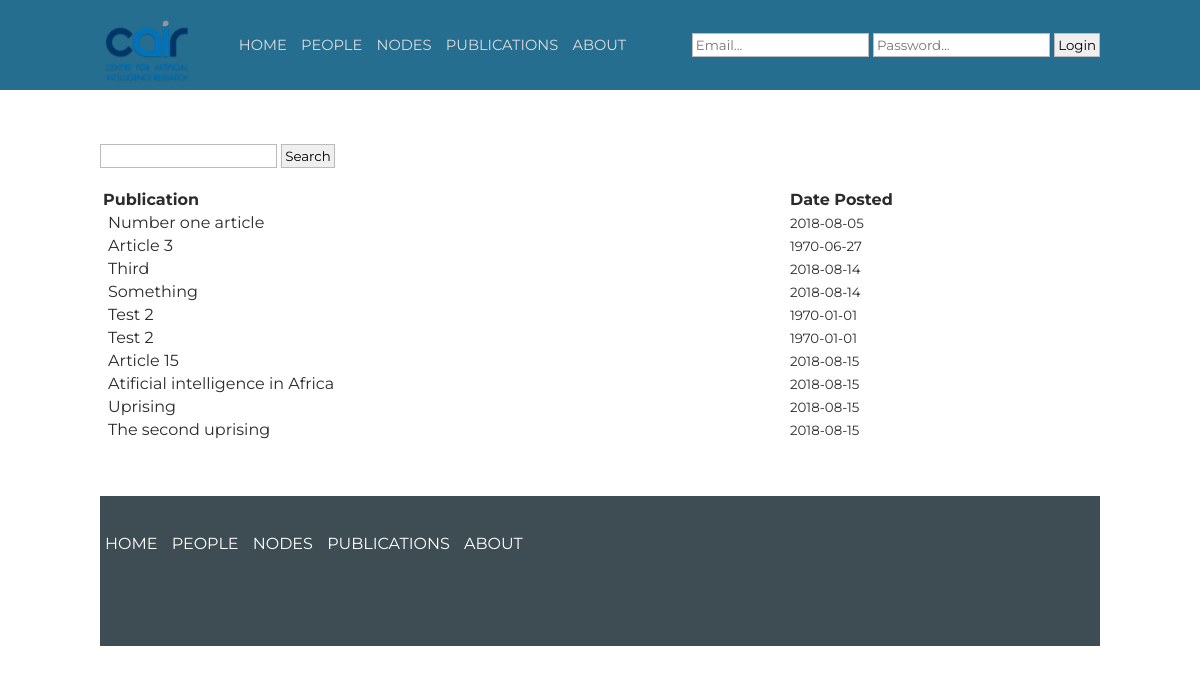
/publications.php, run on an earlier commit of the app's database.
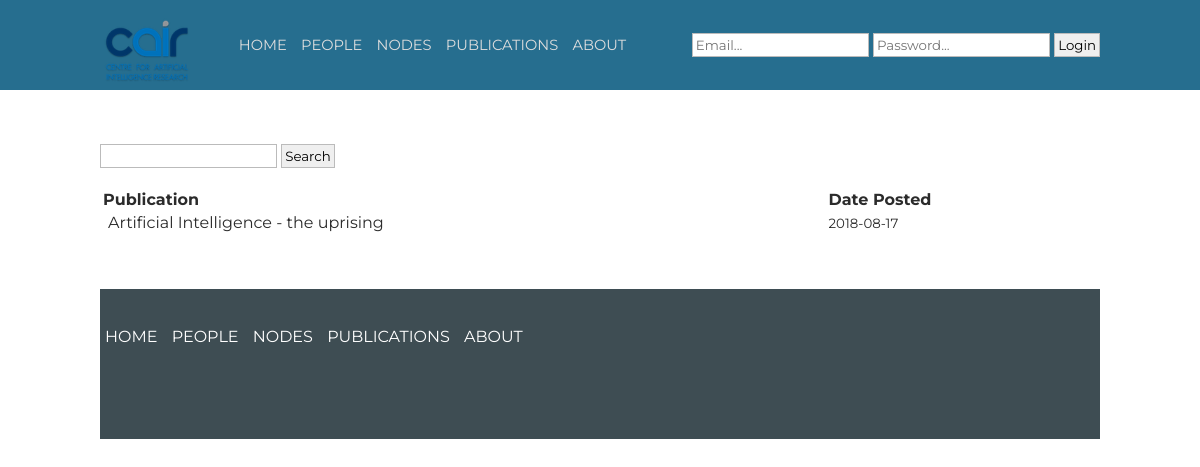
And on a later commit of the database.
### tables this page shows
CREATE TABLE `articles` (
  `article_id` int(11) NOT NULL,
  `article_title` varchar(255) NOT NULL,
  `article_author` varchar(255) NOT NULL,
  `article_content` text NOT NULL,
  `article_timestamp` int(11) NOT NULL,
  `article_url` varchar(255) NOT NULL
);

### assets/php/fetch_data.php (called while the page is built, shortened)
<?php
    include './assets/php/connection.php';
    $articles = array();
    $query = "SELECT * FROM articles";
    $articles_from_db = mysqli_query($dbc, $query);
?>

### assets/php/classes/article.php (called while the page is built, shortened)
<?php
    class Article{
        var $id;
        var $title;
        var $date;
        function __construct(){
            $this -> id = null;
            $this -> title = 'Untitled';
            $this -> date = new DateTime();
        }
        function set_details($id, $title, $authors, $abstract, $date, $url){
            $this->id = $id;
            $this->title = $title;
            $this->date = $date;
        }
        function get_id(){
            return $this->id;
        }
        function get_title(){
            return $this->title;
        }
        function get_date(){
            return $this->date;
        }
    }
?>

### publications.php (the view, shortened to what this page needs)
    <html lang="en">
    <head>
        <?php include './assets/php/dependencies.php';
?>
    </head>
    <body>
        <?php include './assets/php/header.php';?>
<div class="container">
            <div>
                <br>
                <br>
                <table style="width: 100%">
                    <tr>
                        <th style="text-align: left;">Publication</th>
                        <th style="text-align: left;">Date Posted</th>
                        <th style="text-align: left;"></th>
                    </tr>
                    <div>
                        <form method="GET" action="" id="searchform">
                            <input type="text" name="search" placeholder="">
                            <input type="submit" name="action" value="Search">
                        </form>
                    </div>
                    <br>
                    <?php
			foreach ($articles as $article):
			?>
                        <tr>
                            <td><a href="article.php?id=<?php echo $article->get_id();?>"><?php echo $article->get_title(); ?>
				</a></td>
                            <td><small><?php echo date("Y-m-d",$article->get_date());?> </small>
                            </td>
                        </tr>
                        <?php endforeach;?>
                </table>
                <br>
                <br>
</div>
                <?php include './assets/php/footer.php';?>
    </body>
    </html>

What changed in the data, as far as the page shows it:
removed articles: article_title "Number one article", article_timestamp "2018-08-05"
removed articles: article_title "Article 3", article_timestamp "1970-06-27"
removed articles: article_title "Third", article_timestamp "2018-08-14"
removed articles: article_title "Something", article_timestamp "2018-08-14"
removed articles: article_title "Test 2", article_timestamp "1970-01-01"
removed articles: article_title "Test 2", article_timestamp "1970-01-01"
removed articles: article_title "Article 15", article_timestamp "2018-08-15"
removed articles: article_title "Atificial intelligence in Africa", article_timestamp "2018-08-15"
removed articles: article_title "Uprising", article_timestamp "2018-08-15"
removed articles: article_title "The second uprising", article_timestamp "2018-08-15"
added articles: article_title "Artificial Intelligence - the uprising", article_timestamp "2018-08-17"
